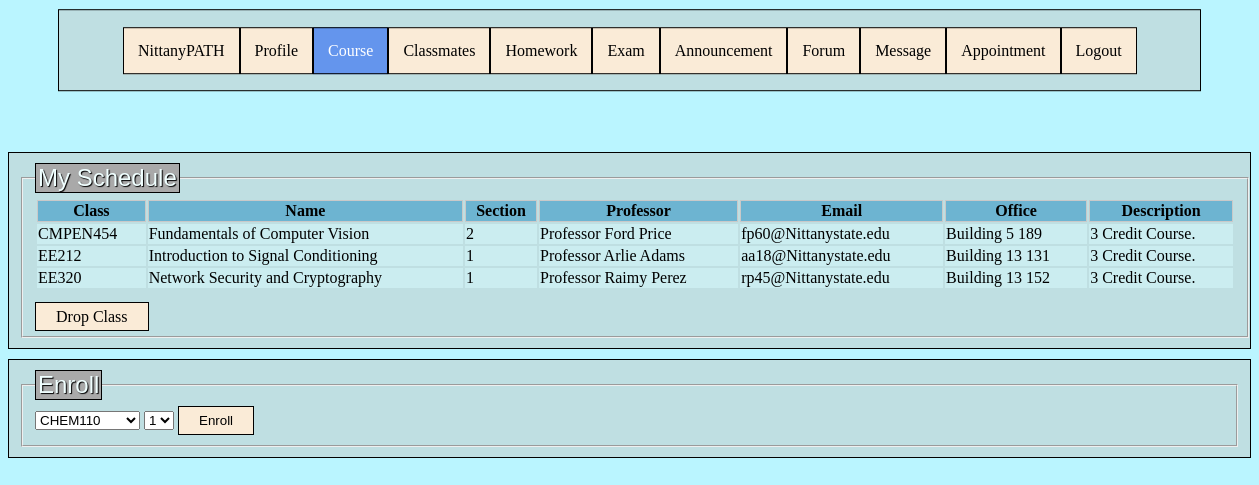
The page /enroll (signed in) on the database its author committed.
### tables this page shows
CREATE TABLE Professors(pemail VARCHAR(8) NOT NULL PRIMARY KEY, password VARCHAR(16) NOT NULL, firstname VARCHAR(16) NOT NULL, lastname VARCHAR(16) NOT NULL, age INTEGER, gender VARCHAR(4), office_building VARCHAR(3), office_num VARCHAR(16), did VARCHAR(5), title VARCHAR(16));

CREATE TABLE Courses(cid VARCHAR(12) PRIMARY KEY, cname VARCHAR(49), cdesc VARCHAR(99), semid INTEGER, FOREIGN KEY (semid) REFERENCES Semesters ON DELETE CASCADE);

### app.py (the view, shortened to what this page needs)
@app.route('/enroll', methods=['POST', 'GET'])
def Enroll():
    error = None
    connection = sql.connect('database.db')
    cursor1 = connection.execute(
        'SELECT C.cid, C.cname, Sec.sec_no, P.firstname, P.lastname, P.pemail, P.office_num, P.office_building, C.cdesc '
        'FROM Students S, Enrolls E, Sections Sec, Courses C, Professor_teach PT, Professors P '
        'WHERE ? = S.semail AND ? = S.password AND S.semail = E.semail AND E.sec_no = Sec.sec_no '
        'AND Sec.cid = C.cid AND C.cid = E.cid AND Sec.Teaching_team_id = PT.Teaching_team_id AND PT.pemail = P.pemail;',
        (myid, mypw))
    myschedule = cursor1.fetchall()
    setschedule = []  # append
    for set in myschedule:
        profname = 'Professor ' + set[3] + ' ' + set[4]
        profemail = set[5] + '@Nittanystate.edu'
        setschedule.append([set[0], set[1], set[2], profname, profemail, set[6] + ' ' + set[7], set[8]])
    cursor1 = connection.execute('SELECT cid FROM Courses')
    getcourses = cursor1.fetchall()
    courses = []
    for set in getcourses:
        courses.append(set[0])
    if setschedule:
        return render_template('enrollclass.html', error=error, myschedule=setschedule, courses=courses, notice=enrollnotice, notice2=takingnotice)
    else:
        error = 'invalid input name'
    return render_template('enrollclass.html', error=error)

### templates/enrollclass.html (shortened to what this page needs)
<!DOCTYPE html>
<html lang="en">
<head>
</head>
<body>
    <div class="nav">
        <fieldset style="border:0 none">
            <ul>
                <li><a href="/student">NittanyPATH</a></li>
                <li><a href="/profile" >Profile</a></li>
                <li><a href="/course" style="background-color: cornflowerblue; color:white; border: 1px solid black;">Course</a></li>
                <li><a href="/classmates">Classmates</a></li>
                <li><a href="/homework">Homework</a></li>
                <li><a href="/exam">Exam</a></li>
                <li><a href="/announcements">Announcement</a></li>
                <li><a href="/forum">Forum</a></li>
                <li><a href="/inbox">Message</a></li>
                <li><a href="/appointment">Appointment</a></li>
                <li><a href="/login">Logout</a></li>
            </ul>
        </fieldset>
    </div>
    <div class="schedule">
        <fieldset>
            <legend>My Schedule</legend>
                <table>
                <tr>
                    <th scope="class"> Class</th>
                    <th scope="time"> Name</th>
                    <th scope="cname"> Section</th>
                    <th scope="snum"> Professor </th>
                    <th scope="pname"> Email </th>
                    <th scope="day"> Office</th>
                    <th scope="desc"> Description</th>
                </tr>
                <tbody>
                {% for class, name, sec, prof, email, office, desc in myschedule %}
                    <tr>
                        <td> {{ class }} </td>
                        <td> {{ name }} </td>
                        <td> {{ sec }} </td>
                        <td> {{ prof }} </td>
                        <td> {{ email }} </td>
                        <td> {{ office }} </td>
                        <td> {{ desc }} </td>
                    </tr>
                {% endfor %}
                </tbody>
                </table>
        <br>
                <a class="bar" href="/drop" role="button">Drop Class</a>
        </fieldset>
    </div>
    <div class="enroll">
        <fieldset>
            <legend>Enroll</legend>
            <form action="/enroll" method="POST">
                <select name="course">
                    {% for course in courses %}
                        <option value="{{ course }}">{{ course }}</option>
                    {% endfor %}
                </select>
                <select name="section">
                    <option value="1">1</option>
                </select>
                <button type="submit">Enroll</button>
            </form>
        </fieldset>
    </div>
</body>
</html>

### rows shown on the page
Professors: cid "CMPEN454", cname "Fundamentals of Computer Vision", sec "2", prof "Professor Ford Price", email "fp60@Nittanystate.edu", office "Building 5 189", cdesc "3 Credit Course."
Professors: cid "EE212", cname "Introduction to Signal Conditioning", sec "1", prof "Professor Arlie Adams", email "aa18@Nittanystate.edu", office "Building 13 131", cdesc "3 Credit Course."
Professors: cid "EE320", cname "Network Security and Cryptography", sec "1", prof "Professor Raimy Perez", email "rp45@Nittanystate.edu", office "Building 13 152", cdesc "3 Credit Course."

### other values the page prints
form field course "CHEM110"
